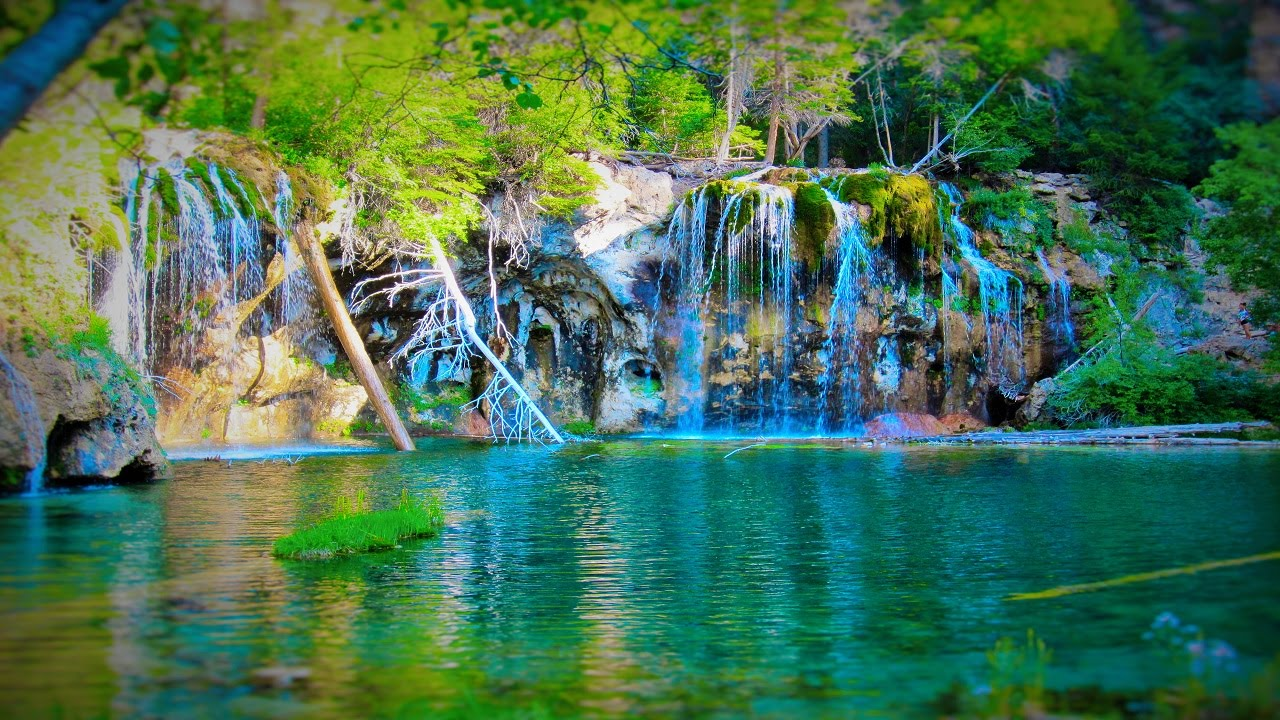
#> input picture images/maxresdefault.jpg, 1280 x 720 px
$ python arithmetic.py --image images/maxresdefault.jpg   (Python 2 division)
#> lines starting #> are read from the running program, lines starting #| are printed output that depends on the picture
# import the necessary packages
import numpy as np
import argparse
import cv2

# construct the argument parser and parse the arguments
ap = argparse.ArgumentParser()
ap.add_argument("-i", "--image", required=True, help="Path to the image")
args = vars(ap.parse_args())

# load the image and show it
image = cv2.imread(args["image"])
#> image is the input picture: shape (720, 1280, 3); mean B, G, R 83.6, 114.4, 70.8
cv2.imshow("Original", image)

# images are NumPy arrays, stored as unsigned 8 bit integers -- this means
# that the values of our pixels will be in the range [0, 255]; when
# using functions like cv2.add and cv2.subtract, values will be clipped
# to this range, even if the added or subtracted values fall outside the
# range of [0, 255]. Check out an example:
print "max of 255: " + str(cv2.add(np.uint8([200]), np.uint8([100])))
print "min of 0: " + str(cv2.subtract(np.uint8([50]), np.uint8([100])))

# NOTE: if you use NumPy arithmetic operations on these arrays, the value
# will be modulos (wrap around) instead of being clipped to the [0, 255]
# range. This is important to keep in mind when working with images.
print "wrap around: " + str(np.uint8([200]) + np.uint8([100]))
print "wrap around: " + str(np.uint8([1]) - np.uint8([251]))

# let's increase the intensity of all pixels in our image by 100 -- we
# accomplish this by constructing a NumPy array that is the same size of
# our matrix (filled with ones) and the multiplying it by 100 to create an
# array filled with 100's, then we simply add the images together; notice
# how the image is "brighter"
M = np.ones(image.shape, dtype = "uint8") * 75
added = cv2.add(image, M)
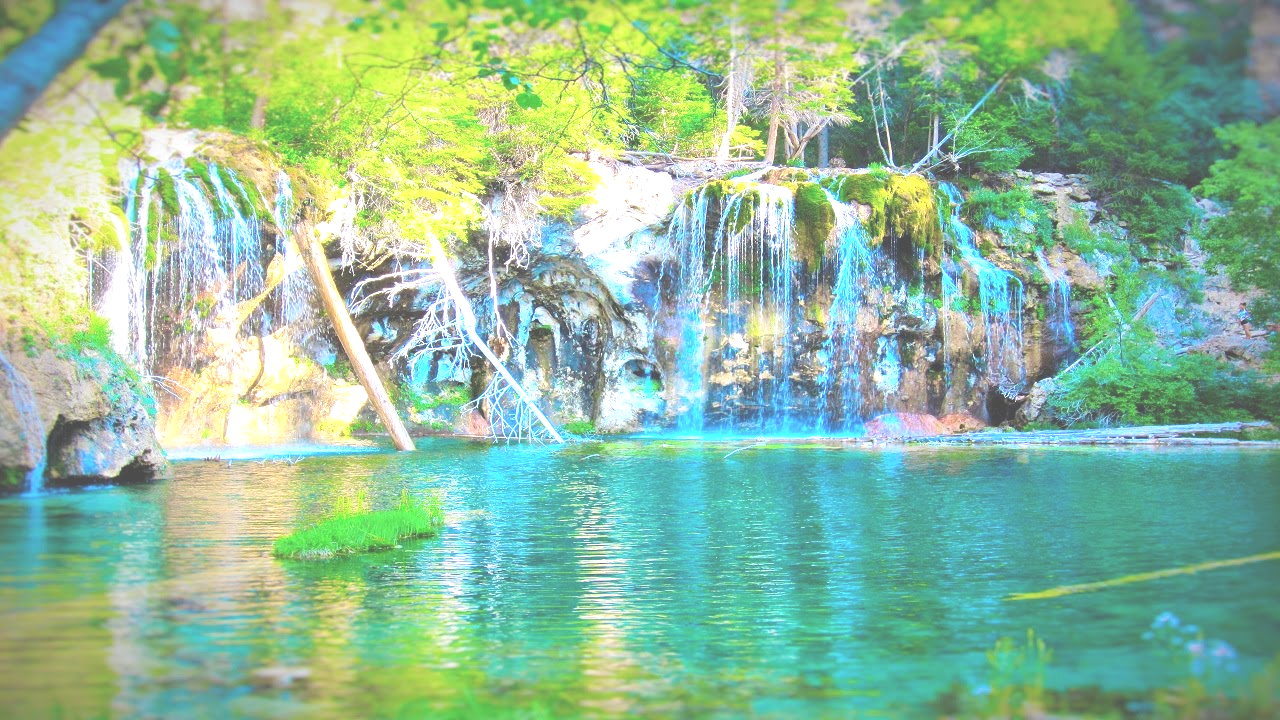
#> added: shape (720, 1280, 3); mean B, G, R 156, 187.5, 144.3
cv2.imshow("Added", added)

print added[152, 61]
#| [183 229 223]

# similarly, we can subtract 50 from all pixels in our image and make it
# darker
M = np.ones(image.shape, dtype = "uint8") * 50
subtracted = cv2.subtract(image, M)
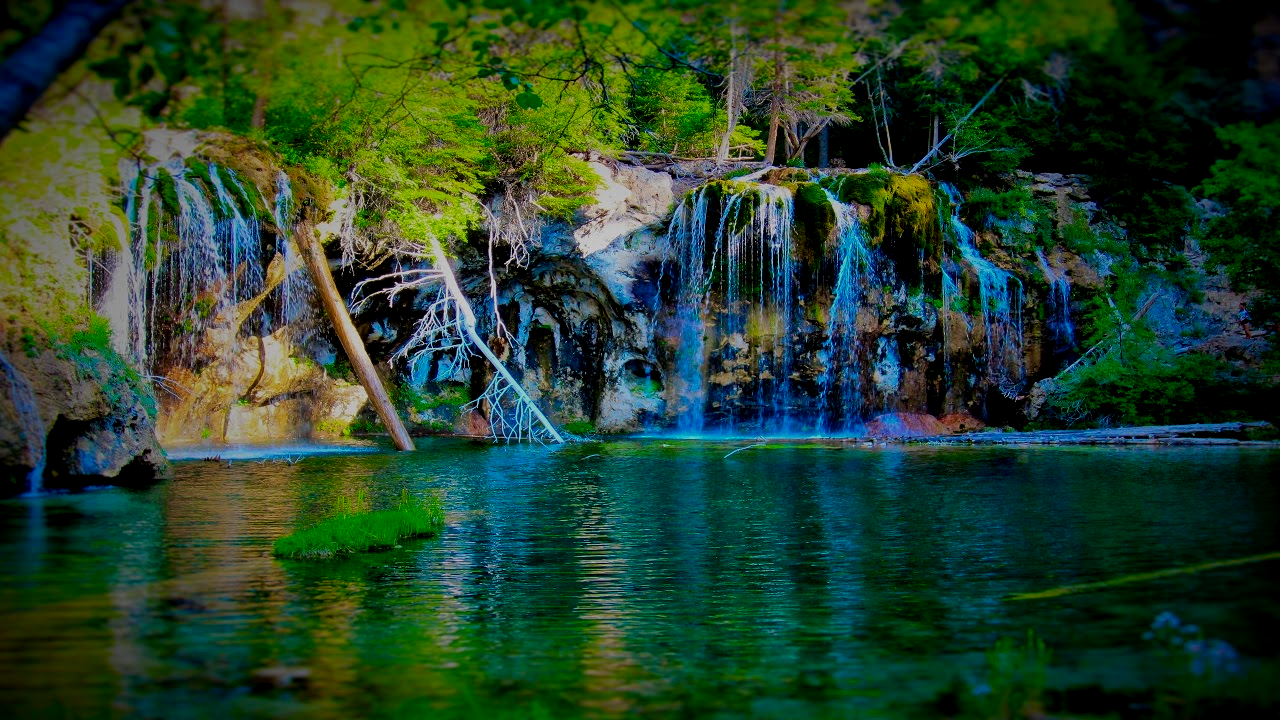
#> subtracted: shape (720, 1280, 3); mean B, G, R 42.2, 65.7, 36.5
cv2.imshow("Subtracted", subtracted)
while(1):
    cv2.waitKey(33)

$ run again, on images/florida_trip_small.png
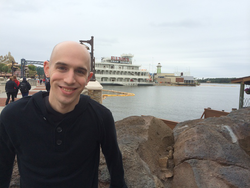
#> input picture images/florida_trip_small.png, 250 x 188 px
#> image is the input picture: shape (188, 250, 3); mean B, G, R 139.9, 140.1, 141
#> `added = cv2.add(image, M)`:
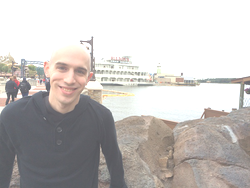
#> added: shape (188, 250, 3); mean B, G, R 191.7, 193.9, 197.7
#| [104  99  98]
#> `subtracted = cv2.subtract(image, M)`:
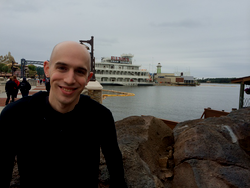
#> subtracted: shape (188, 250, 3); mean B, G, R 93.9, 95.2, 96.4

$ run again, on images/giraffe.png
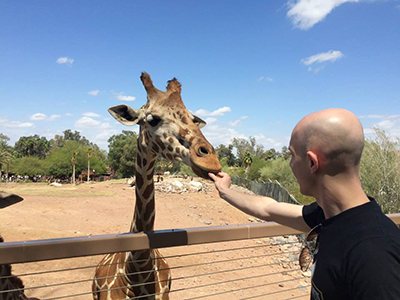
#> input picture images/giraffe.png, 400 x 300 px
#> image is the input picture: shape (300, 400, 3); mean B, G, R 150.5, 143.8, 139.8
#> `added = cv2.add(image, M)`:
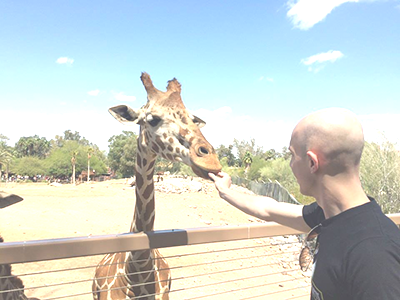
#> added: shape (300, 400, 3); mean B, G, R 206.3, 211.7, 202.7
#| [129 199 187]
#> `subtracted = cv2.subtract(image, M)`:
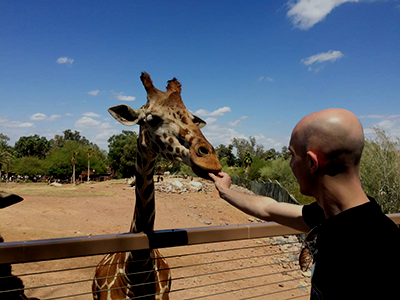
#> subtracted: shape (300, 400, 3); mean B, G, R 103.3, 96.5, 92.1

$ run again, on images/grand_canyon.png
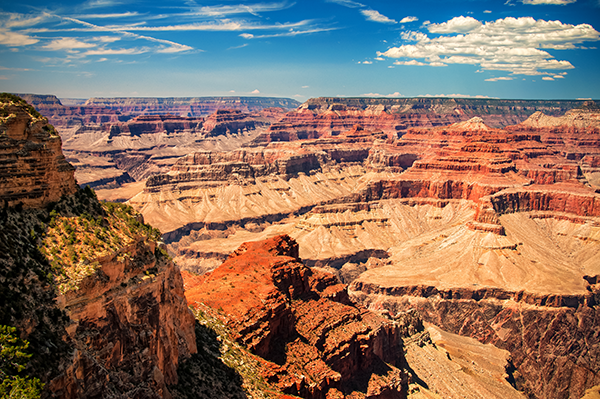
#> input picture images/grand_canyon.png, 600 x 399 px
#> image is the input picture: shape (399, 600, 3); mean B, G, R 97.3, 113.1, 138.6
#> `added = cv2.add(image, M)`:
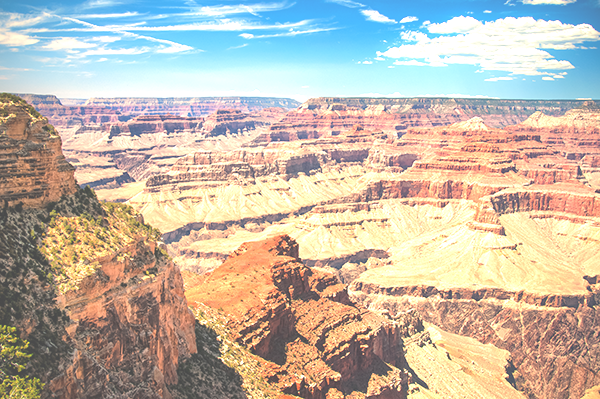
#> added: shape (399, 600, 3); mean B, G, R 170.6, 185.5, 195.3
#| [ 99 117 176]
#> `subtracted = cv2.subtract(image, M)`:
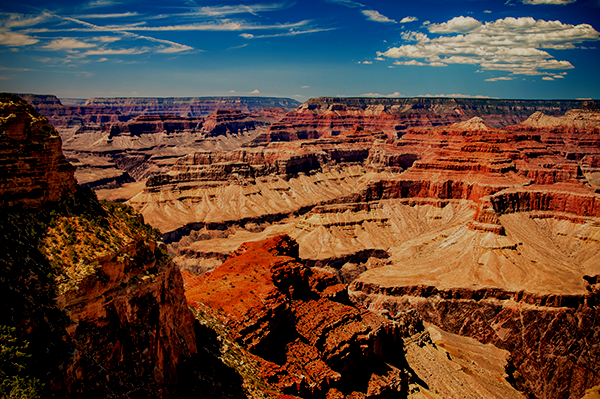
#> subtracted: shape (399, 600, 3); mean B, G, R 54.1, 68.1, 94.3
